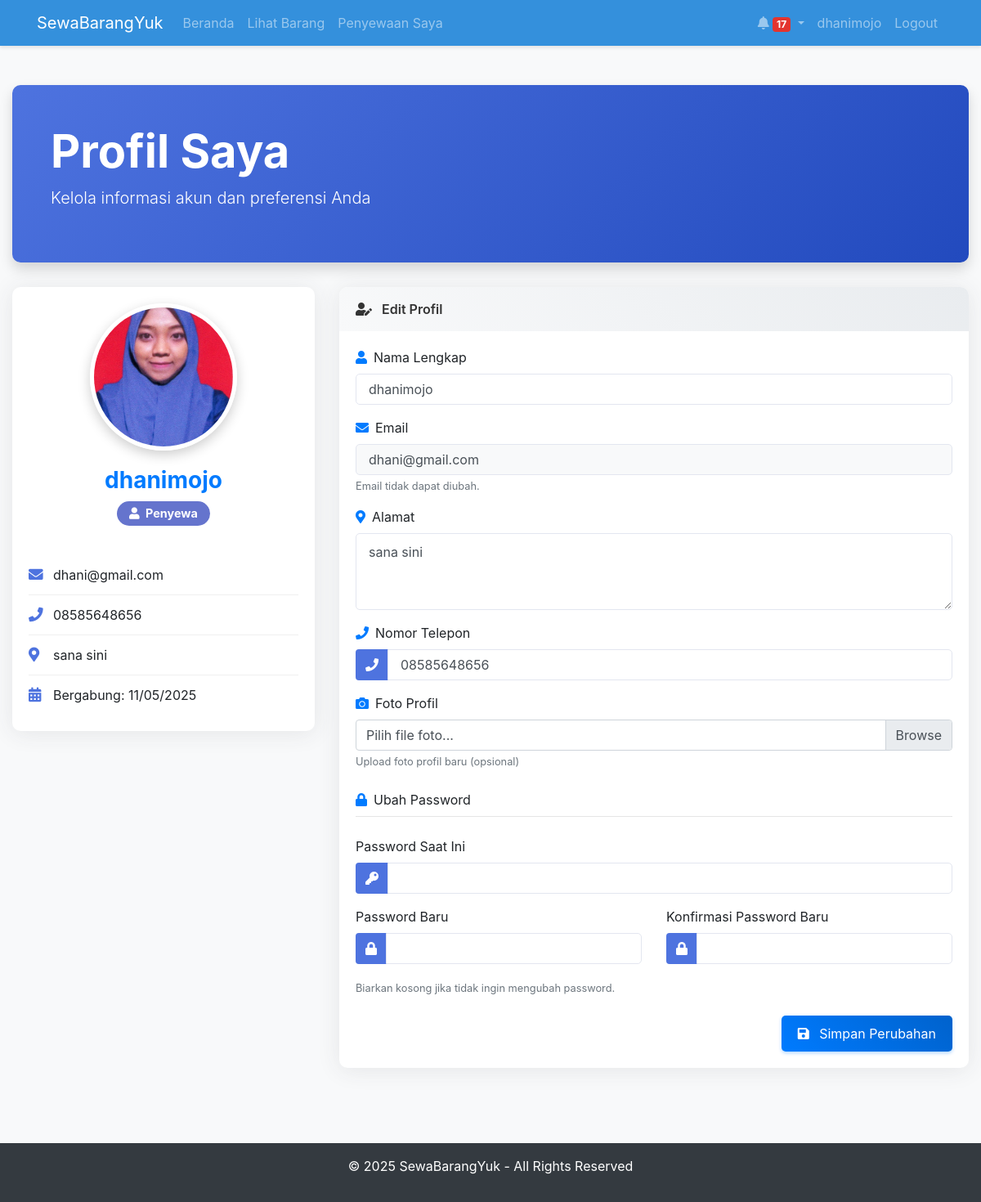
Page /renter/profile.php (signed in) on the committed database.
### tables this page shows
CREATE TABLE `users` (
  `user_id` int(11) NOT NULL,
  `name` varchar(100) NOT NULL,
  `email` varchar(100) NOT NULL,
  `password` varchar(255) NOT NULL,
  `address` text NOT NULL,
  `phone` varchar(20) NOT NULL,
  `profile_image` varchar(255) DEFAULT NULL,
  `user_type` enum('renter','owner','both') NOT NULL DEFAULT 'renter',
  `created_at` timestamp NOT NULL DEFAULT current_timestamp(),
  `updated_at` timestamp NOT NULL DEFAULT current_timestamp() ON UPDATE current_timestamp()
);

### includes/functions.php (called while the page is built, shortened)
<?php
function isLoggedIn() {
    return isset($_SESSION['user_id']);
}
function getCurrentUser() {
    $sql = "SELECT * FROM users WHERE user_id = ?";
    return fetchOne($sql, [$_SESSION['user_id']]);
}
?>

### config/db.php (called while the page is built, shortened)
<?php
$host = 'localhost';
$db = 'rental_system';
$user = 'root';
$pass = '';
$charset = 'utf8mb4';
$dsn = "mysql:host=$host;dbname=$db;charset=$charset";
$options = [
    PDO::ATTR_ERRMODE            => PDO::ERRMODE_EXCEPTION,
    PDO::ATTR_DEFAULT_FETCH_MODE => PDO::FETCH_ASSOC,
    PDO::ATTR_EMULATE_PREPARES   => false,
];
try {
    $pdo = new PDO($dsn, $user, $pass, $options);
} catch (PDOException $e) {
    throw new PDOException($e->getMessage(), (int)$e->getCode());
}
function executeQuery($sql, $params = []) {
    global $pdo;
    $stmt = $pdo->prepare($sql);
    $stmt->execute($params);
    return $stmt;
}
function fetchOne($sql, $params = []) {
    $stmt = executeQuery($sql, $params);
    return $stmt->fetch();
}
?>

### renter/profile.php (the view, shortened to what this page needs)
<?php
require_once '../includes/header.php';
$user = getCurrentUser();
?>
<div class="container-fluid py-4">
    <div class="profile-header shadow">
        <div class="container">
            <h1 class="display-4 font-weight-bold">Profil Saya</h1>
            <p class="lead">Kelola informasi akun dan preferensi Anda</p>
        </div>
    </div>
    <div class="row">
        <div class="col-md-4">
            <div class="card hover-shadow">
                <div class="card-body text-center">
                    <div class="profile-image-container">
                        <?php if ($user['profile_image']): ?>
                        <img src="../assets/images/uploads/profiles/<?= $user['profile_image'] ?>" class="profile-image" alt="Profile Image">
                        <?php else: ?>
                        <div class="profile-placeholder mx-auto">
                            <i class="fas fa-user fa-5x text-muted"></i>
                        </div>
                        <?php endif; ?>
                    </div>
                    <h3 class="font-weight-bold text-primary"><?= htmlspecialchars($user['name']) ?></h3>
                    <span class="badge badge-pill badge-primary mb-3">
                        <?php
                        switch ($user['user_type']) {
                            case 'renter':
                                echo '<i class="fas fa-user mr-1"></i> Penyewa';
                                break;
                        }
                        ?>
                    </span>
                </div>
                <div class="card-body pt-0">
                    <ul class="user-info-list">
                        <li>
                            <i class="fas fa-envelope"></i>
                            <span><?= htmlspecialchars($user['email']) ?></span>
                        </li>
                        <li>
                            <i class="fas fa-phone"></i>
                            <span><?= htmlspecialchars($user['phone']) ?></span>
                        </li>
                        <li>
                            <i class="fas fa-map-marker-alt"></i>
                            <span><?= htmlspecialchars($user['address']) ?></span>
                        </li>
                        <li>
                            <i class="fas fa-calendar-alt"></i>
                            <span>Bergabung: <?= date('d/m/Y', strtotime($user['created_at'])) ?></span>
                        </li>
                    </ul>
                </div>
            </div>
        </div>
        <div class="col-md-8">
            <div class="card hover-shadow">
                <div class="card-header">
                    <i class="fas fa-user-edit mr-2"></i> Edit Profil
                </div>
                <div class="card-body">
                    <form method="post" enctype="multipart/form-data">
                        <div class="form-group">
                            <label for="name"><i class="fas fa-user mr-2 text-primary"></i>Nama Lengkap</label>
                            <input type="text" class="form-control" id="name" name="name" value="<?= htmlspecialchars($user['name']) ?>" required>
                        </div>
                        <div class="form-group">
                            <label for="email"><i class="fas fa-envelope mr-2 text-primary"></i>Email</label>
                            <input type="email" class="form-control bg-light" id="email" value="<?= htmlspecialchars($user['email']) ?>" readonly>
                            <small class="form-text text-muted">Email tidak dapat diubah.</small>
                        </div>
                        <div class="form-group">
                            <label for="address"><i class="fas fa-map-marker-alt mr-2 text-primary"></i>Alamat</label>
                            <textarea class="form-control" id="address" name="address" rows="3" required><?= htmlspecialchars($user['address']) ?></textarea>
                        </div>
                        <div class="form-group">
                            <label for="phone"><i class="fas fa-phone mr-2 text-primary"></i>Nomor Telepon</label>
                            <div class="input-group">
                                <div class="input-group-prepend">
                                    <span class="input-group-text"><i class="fas fa-phone"></i></span>
                                </div>
                                <input type="text" class="form-control" id="phone" name="phone" value="<?= htmlspecialchars($user['phone']) ?>" required>
                            </div>
                        </div>
                        <div class="form-group">
                            <label for="profile_image"><i class="fas fa-camera mr-2 text-primary"></i>Foto Profil</label>
                            <div class="custom-file">
                                <label class="custom-file-label" for="profile_image">Pilih file foto...</label>
                            </div>
                            <small class="form-text text-muted">Upload foto profil baru (opsional)</small>
                        </div>
                        <div class="form-group mt-4 mb-4">
                            <label><i class="fas fa-lock mr-2 text-primary"></i>Ubah Password</label>
                            <hr class="mt-0">
                        </div>
                        <div class="form-group">
                            <label for="current_password">Password Saat Ini</label>
                            <div class="input-group">
                                <div class="input-group-prepend">
                                    <span class="input-group-text"><i class="fas fa-key"></i></span>
                                </div>
                                <input type="password" class="form-control" id="current_password" name="current_password">
                            </div>
                        </div>
                        <div class="row">
                            <div class="col-md-6">
                                <div class="form-group">
                                    <label for="new_password">Password Baru</label>
                                    <div class="input-group">
                                        <div class="input-group-prepend">
                                            <span class="input-group-text"><i class="fas fa-lock"></i></span>
                                        </div>
                                        <input type="password" class="form-control" id="new_password" name="new_password">
                                    </div>
                                </div>
                            </div>
                            <div class="col-md-6">
                                <div class="form-group">
                                    <label for="confirm_password">Konfirmasi Password Baru</label>
                                    <div class="input-group">
                                        <div class="input-group-prepend">
                                            <span class="input-group-text"><i class="fas fa-lock"></i></span>
                                        </div>
                                        <input type="password" class="form-control" id="confirm_password" name="confirm_password">
                                    </div>
                                </div>
                            </div>
                        </div>
                        <small class="form-text text-muted mb-4">Biarkan kosong jika tidak ingin mengubah password.</small>
                        <div class="text-right">
                            <button type="submit" class="btn btn-primary">
                                <i class="fas fa-save mr-2"></i> Simpan Perubahan
                            </button>
                        </div>
                    </form>
                </div>
            </div>
        </div>
    </div>
</div>
<?php require_once '../includes/footer.php'; ?>

### assets/css/style.css (style rules this page uses)
body { background-color: #f8f9fa; min-height: 100vh; display: flex; flex-direction: column; }
.card { box-shadow: 0 1px 3px rgba(0, 0, 0, 0.1); border: none; margin-bottom: 20px; }
.card-header { background-color: rgba(0, 0, 0, 0.03); border-bottom: 1px solid rgba(0, 0, 0, 0.125); }
.btn-primary { background-color: #3490dc; border-color: #3490dc; }
.badge-primary { background-color: #6574cd; }
.text-muted { color: #6c757d !important; }

### renter/profile.php (style rules this page uses)
.card { border: none; box-shadow: 0 0.15rem 1.75rem 0 rgba(58, 59, 69, 0.1); border-radius: 10px; overflow: hidden; transition: all 0.3s; margin-bottom: 20px; }
.profile-header { background: linear-gradient(135deg, #4e73df 0%, #224abe 100%); padding: 3rem 2rem; color: white; border-radius: 10px; margin-bottom: 30px; }
.profile-image-container { position: relative; margin-bottom: 20px; }
.profile-image { width: 180px; height: 180px; object-fit: cover; border-radius: 50%; border: 5px solid white; box-shadow: 0 5px 15px rgba(0,0,0,0.2); transition: all 0.3s ease; }
.card-header { background: linear-gradient(45deg, #f8f9fa, #e9ecef); border-bottom: none; padding: 15px 20px; font-weight: 600; color: #333; }
.btn-primary { background: linear-gradient(45deg, #007bff, #0062cc); border: none; box-shadow: 0 2px 4px rgba(0, 123, 255, 0.3); transition: all 0.3s; padding: 10px 20px; border-radius: 5px; }
.form-control { border-radius: 5px; padding: 10px 15px; border: 1px solid #e3e6f0; }
.badge-pill { border-radius: 30px; padding: 8px 15px; font-size: 0.9rem; }
.user-info-list { list-style: none; padding: 0; margin: 0; }
.user-info-list li { padding: 12px 0; border-bottom: 1px solid #f0f0f0; display: flex; align-items: center; }
.user-info-list li:last-child { border-bottom: none; }
.user-info-list i { width: 30px; color: #4e73df; font-size: 1.1rem; }
.input-group-text { background-color: #4e73df; color: white; border: none; }

### rows in the picture
users: profile_image (picture), name "dhanimojo", email "dhani@gmail.com", phone "08585648656", address "sana sini", created_at "11/05/2025"

### other values in the picture
$unread_count "17"
$_SESSION['user_name'] "dhanimojo"
